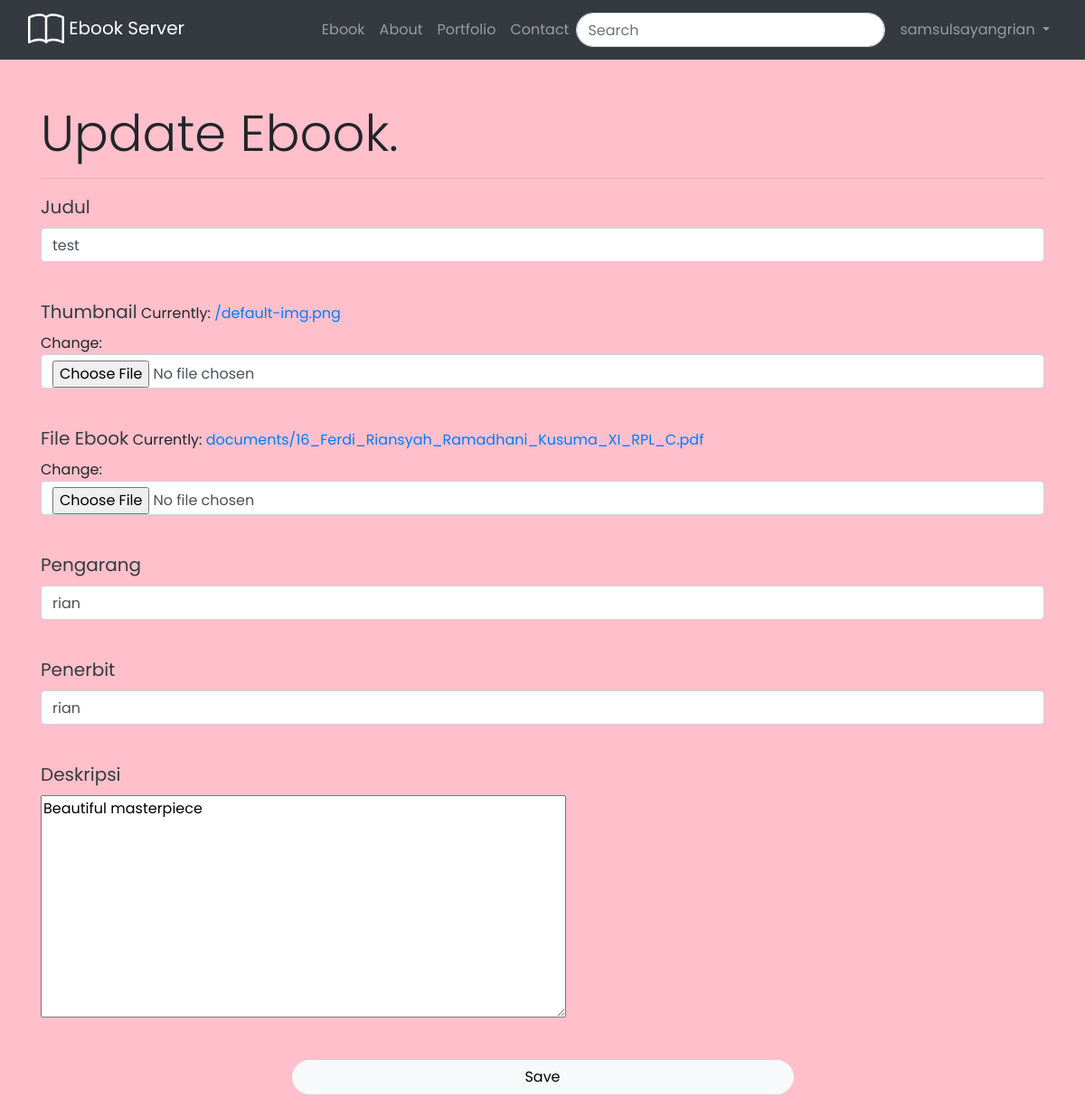
Page /ebook/update/2 (signed in) on the committed database.
### ebook/models.py (models this page shows, shortened)
class Ebook(models.Model):
	judul = models.CharField(max_length=255, blank=True)
	thumbnail = models.ImageField(upload_to='documents/', default="/default-img.png")
	author = models.ForeignKey(User, on_delete=models.CASCADE, default=1, blank=True, null=True)
	file = models.FileField(upload_to='documents/')
	upload = models.DateTimeField(auto_now_add=True)
	pengarang = models.CharField(max_length=255, blank=True)
	penerbit = models.CharField(max_length=255, blank=True)
	deskripsi = models.TextField(default="Beautiful masterpiece")
	slug = models.SlugField(blank=True, editable=False)

### ebook/views.py (the view)
# urls.py: path('update/<int:ebook_id>', views.updateEbook, name="updateEbook"),
@login_required(login_url="/auth/signin/")
def updateEbook(request, ebook_id):
	update_ebook = Ebook.objects.get(id=ebook_id)
	data = {
		'judul' : update_ebook.judul,
		'thumbnail':update_ebook.thumbnail,
		'file'	: update_ebook.file,
		'pengarang' : update_ebook.pengarang,
		'penerbit' : update_ebook.penerbit,
		'deskripsi' : update_ebook.deskripsi,
	}
	update_ebook_form = EbookForm(request.POST or None, request.FILES or None, initial=data, instance=update_ebook)
	if request.method == 'POST':
		if update_ebook_form.is_valid():
			update_ebook_form.save()
		return redirect('auth:profile')
	context = {
		'update_ebook_form' : update_ebook_form,
	}
	print()
	return render(request, 'ebook/update.html', context)

### ebook/forms.py
class EbookForm(forms.ModelForm):
	class Meta:
		model = Ebook
		fields = ['judul', 'thumbnail', 'file', 'pengarang', 'penerbit', 'deskripsi']

### templates/ebook/update.html (shortened to what this page needs)
{% load static %}
<!DOCTYPE html>
<html>
<head>
	<link rel="stylesheet" href="{% static "css/ebook.css" %}">
	<link rel="stylesheet" href="https://stackpath.bootstrapcdn.com/bootstrap/4.5.2/css/bootstrap.min.css">
</head>
</head>
<body style="background-color: pink">
	{% include "navbar.html" %}
	<br><br>
	<div class="container bg-transparent">
		<h1 class="display-4">Update Ebook.</h1>
		<hr>
		<form method="post" enctype="multipart/form-data">
			<div class="form-group">
				<label for="" style="color: #343A40; font-size: 20px">Judul</label>
				{{ update_ebook_form.judul }}<br>
			</div>
			<div class="form-group">
				<label for="" style="color: #343A40; font-size: 20px";>Thumbnail</label>
				{{ update_ebook_form.thumbnail }}<br>
			</div>
			<div class="form-group">
				<label for="" style="color: #343A40; font-size: 20px";>File Ebook</label>
				{{ update_ebook_form.file }}<br>
			</div>
			<div class="form-group">
				<label for="" style="color: #343A40; font-size: 20px";>Pengarang</label>
				{{ update_ebook_form.pengarang }}<br>
			</div>
			<div class="form-group">
				<label for="" style="color: #343A40; font-size: 20px";>Penerbit</label>
				{{ update_ebook_form.penerbit }}<br>
			</div>
			<div class="form-group">
				<label for="" style="color: #343A40; font-size: 20px";>Deskripsi</label>
				<br>
				{{ update_ebook_form.deskripsi }}<br>
			</div>
			<br>
			<div align="center">
				<input id="submit" style="width: 50%; color: black" class="btn btn-light rounded-pill" type="submit" value="Save">
			</div>
		</form>
		<br>
	</div>
</body>
</html>

### templates/navbar.html (shortened to what this page needs)
<nav class="navbar navbar-expand-lg navbar-dark bg-dark">
	<div class="container-fluid">
		<div class="navbar-header">
			<a href="{% url 'index' %}" class="navbar-brand">  Ebook Server</a>
		</div>
		<div class="collapse navbar-collapse" id="bs-example-navbar-collapse-1">
			<ul class="nav navbar-nav ml-auto">
				<li class="nav-item">
					<a class="nav-link" href="{% url 'ebook:ebook_index' %}">Ebook<span class="sr-only">(current)</span></a>
				</li>
				<li class="nav-item">
					<a class="nav-link" href="#">About <span class="sr-only">(current)</span></a>
				</li>
				<li class="nav-item">
					<a class="nav-link" href="#">Portfolio</a>
				</li>
				<li class="nav-item">
					<a class="nav-link" href="#">Contact</a>
				</li>
				<form class="form-inline my-2 my-lg-0" action="/search/" method="get">
					<input class="search-input form-control mr-sm-2" style="position: relative;border-radius: 50px" type="search" name="query" value="{{q}}" placeholder="Search" aria-label="Search" required>
				</form>
				{% if not request.user.is_authenticated %}
				<li class="nav-item">
					<a class="btn btn-light" href="{% url 'auth:signin' %}">Sign in</a>
				</li>
				{% else %}
				<li class="nav-item dropdown">
					<a class="nav-link dropdown-toggle" href="#" id="navbarDropdown" role="button" data-toggle="dropdown" aria-haspopup="true" aria-expanded="false">
						{{request.user}}
					</a>
				</li>
				{% endif %}
			</ul>
		</div>
	</div>
</nav>

### static/css/ebook.css (style rules this page uses)
* { font-family: 'Poppins', sans-serif; }

### rows in the picture
Ebook: judul "test", pengarang "rian", penerbit "rian", deskripsi "Beautiful masterpiece"

### other values in the picture
{{ request.user }} "samsulsayangrian"
